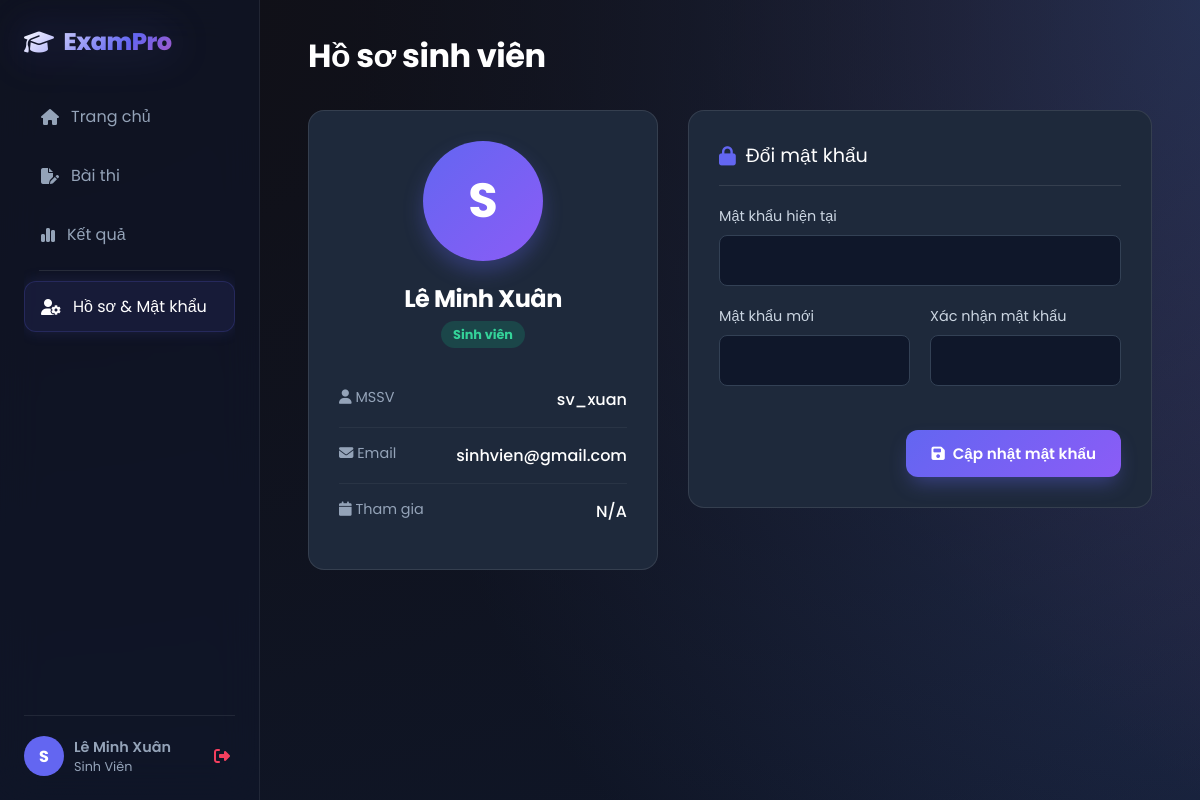
Page /student/profile.php (signed in) on the committed database.
### tables this page shows
CREATE TABLE `users` (
  `id` int(11) NOT NULL,
  `username` varchar(50) NOT NULL,
  `password` varchar(255) NOT NULL,
  `fullname` varchar(100) DEFAULT NULL,
  `email` varchar(100) NOT NULL,
  `role` enum('admin','teacher','student') NOT NULL DEFAULT 'student',
  `reset_token` varchar(255) DEFAULT NULL,
  `reset_token_expire` datetime DEFAULT NULL
);

### student/profile.php (the view, shortened to what this page needs)
<?php
require_once '../config/database.php';
$user_id = $_SESSION['user_id'];
$stmt = $conn->prepare("SELECT * FROM users WHERE id = ?");
$stmt->execute([$user_id]);
$user = $stmt->fetch();
?>
<!DOCTYPE html>
<html lang="vi">
<head>
    <link rel="stylesheet" href="https://cdnjs.cloudflare.com/ajax/libs/font-awesome/6.4.0/css/all.min.css">
    <link rel="stylesheet" href="../assets/css/style.css">
    <link rel="stylesheet" href="../assets/css/profile.css">
</head>
<body>
    <div class="app-container">
        <?php include '../includes/sidebar.php'; ?>
        <main class="main-content">
            <h1 style="margin-bottom: 30px;">Hồ sơ sinh viên</h1>
            <div class="profile-grid">
                <div class="profile-card">
                    <div class="user-avatar-large">
                        <?php echo strtoupper(substr($user['username'], 0, 1)); ?>
                    </div>
                    <h2 style="text-align: center; color: #fff; margin-bottom: 5px;"><?php echo $user['fullname']; ?></h2>
                    <p style="text-align: center; color: #94a3b8; margin-bottom: 25px;">
                        <span class="status-badge status-active">Sinh viên</span>
                    </p>
                    <div class="info-list">
                        <div class="info-item">
                            <span class="info-label"><i class="fa-solid fa-user"></i> MSSV</span>
                            <span class="info-value"><?php echo $user['username']; ?></span>
                        </div>
                        <div class="info-item">
                            <span class="info-label"><i class="fa-solid fa-envelope"></i> Email</span>
                            <span class="info-value"><?php echo $user['email'] ?? 'Chưa cập nhật'; ?></span>
                        </div>
                        <div class="info-item">
                            <span class="info-label"><i class="fa-solid fa-calendar"></i> Tham gia</span>
                            <span class="info-value">
                                <?php echo !empty($user['created_at']) ? date('d/m/Y', strtotime($user['created_at'])) : 'N/A'; ?>
                            </span>
                        </div>
                    </div>
                </div>
                <div class="profile-card">
                    <div class="card-title">
                        <i class="fa-solid fa-lock" style="color: #6366f1;"></i> Đổi mật khẩu
                    </div>
                    <form method="POST">
                        <div class="form-group" style="margin-bottom: 20px;">
                            <label style="color: #cbd5e1; display: block; margin-bottom: 8px;">Mật khẩu hiện tại</label>
                            <input type="password" name="old_pass" class="form-control" style="background: #0f172a; border-color: #334155; color: #fff; padding: 12px; width: 100%; border-radius: 8px;" required>
                        </div>
                        <div style="display: grid; grid-template-columns: 1fr 1fr; gap: 20px; margin-bottom: 20px;">
                            <div class="form-group">
                                <label style="color: #cbd5e1; display: block; margin-bottom: 8px;">Mật khẩu mới</label>
                                <input type="password" name="new_pass" class="form-control" style="background: #0f172a; border-color: #334155; color: #fff; padding: 12px; width: 100%; border-radius: 8px;" required>
                            </div>
                            <div class="form-group">
                                <label style="color: #cbd5e1; display: block; margin-bottom: 8px;">Xác nhận mật khẩu</label>
                                <input type="password" name="confirm_pass" class="form-control" style="background: #0f172a; border-color: #334155; color: #fff; padding: 12px; width: 100%; border-radius: 8px;" required>
                            </div>
                        </div>
                        <div style="text-align: right;">
                            <button type="submit" class="btn btn-primary" style="padding: 12px 25px;">
                                <i class="fa-solid fa-floppy-disk"></i> Cập nhật mật khẩu
                            </button>
                        </div>
                    </form>
                </div>
            </div>
        </main>
    </div>
</body>
</html>

### assets/css/style.css (style rules this page uses)
:root { --primary: #6366f1; --primary-glow: rgba(99, 102, 241, 0.5); --secondary: #ec4899; --accent: #8b5cf6; --bg-dark: #0f172a; --text-main: #f8fafc; --text-light: #94a3b8; --glass-bg: rgba(30, 41, 59, 0.7); --glass-border: rgba(255, 255, 255, 0.08); --glass-shine: rgba(255, 255, 255, 0.03); --radius: 16px; --sidebar-width: 260px; --transition: all 0.3s cubic-bezier(0.4, 0, 0.2, 1); }
* { margin: 0; padding: 0; box-sizing: border-box; font-family: 'Poppins', sans-serif; }
body { background-color: var(--bg-dark); background-image: radial-gradient(at 0% 0%, hsla(253,16%,7%,1) 0, transparent 50%), radial-gradient(at 50% 0%, hsla(225,39%,30%,1) 0, transparent 50%), radial-gradient(at 100% 0%, hsla(339,49%,30%,1) 0, transparent 50%); background-size: 200% 200%; animation: aurora 15s ease infinite; color: var(--text-main); min-height: 100vh; overflow-x: hidden; }
.app-container { display: flex; width: 100%; min-height: 100vh; margin: 0; padding: 0; }
.main-content { margin-left: var(--sidebar-width) !important; width: calc(100% - var(--sidebar-width)) !important; padding: 2rem 3rem; flex: 1; position: relative; }
h1, h2, h3 { color: #fff; font-weight: 700; letter-spacing: -0.5px; margin-bottom: 1rem; }
p { color: var(--text-light); line-height: 1.6; }
.form-group { margin-bottom: 1.5rem; }
.form-group label { color: var(--text-light); font-size: 0.9rem; margin-bottom: 8px; display: block; }
.form-control { width: 100%; padding: 14px 16px; background: rgba(0, 0, 0, 0.3); border: 1px solid var(--glass-border); color: #fff; border-radius: 12px; font-size: 1rem; transition: var(--transition); }
.btn { padding: 12px 28px; border-radius: 12px; font-weight: 600; font-size: 0.95rem; border: none; cursor: pointer; transition: var(--transition); display: inline-flex; align-items: center; justify-content: center; gap: 8px; }
.btn-primary { background: linear-gradient(135deg, var(--primary), var(--accent)); color: white; box-shadow: 0 10px 20px -5px rgba(99, 102, 241, 0.4); }
.status-badge { padding: 5px 12px; border-radius: 20px; font-size: 0.8rem; font-weight: bold; }
.status-active { background: rgba(16, 185, 129, 0.2); color: #34d399; }

### assets/css/profile.css (style rules this page uses)
.profile-grid { display: grid; grid-template-columns: 350px 1fr; gap: 30px; }
.profile-card { background: #1e293b; border: 1px solid rgba(255,255,255,0.1); border-radius: 16px; padding: 30px; height: fit-content; }
.user-avatar-large { width: 120px; height: 120px; background: linear-gradient(135deg, #6366f1, #8b5cf6); border-radius: 50%; margin: 0 auto 20px; display: flex; align-items: center; justify-content: center; font-size: 3rem; font-weight: bold; color: white; box-shadow: 0 10px 20px rgba(99, 102, 241, 0.3); }
.info-item { padding: 15px 0; border-bottom: 1px solid rgba(255,255,255,0.05); display: flex; justify-content: space-between; }
.info-item:last-child { border-bottom: none; }
.info-label { color: #94a3b8; font-size: 0.9rem; }
.info-value { color: #fff; font-weight: 500; }
.card-title { font-size: 1.2rem; color: #fff; margin-bottom: 20px; padding-bottom: 15px; border-bottom: 1px solid rgba(255,255,255,0.1); display: flex; align-items: center; gap: 10px; }

### rows in the picture
users: username "S", fullname "Lê Minh Xuân", username "sv_xuan", email "sinhvien@gmail.com"

### other values in the picture
substr($_SESSION['username'], 0, 1) "S"
$_SESSION['fullname'] "Lê Minh Xuân"
$role_name "Sinh Viên"
